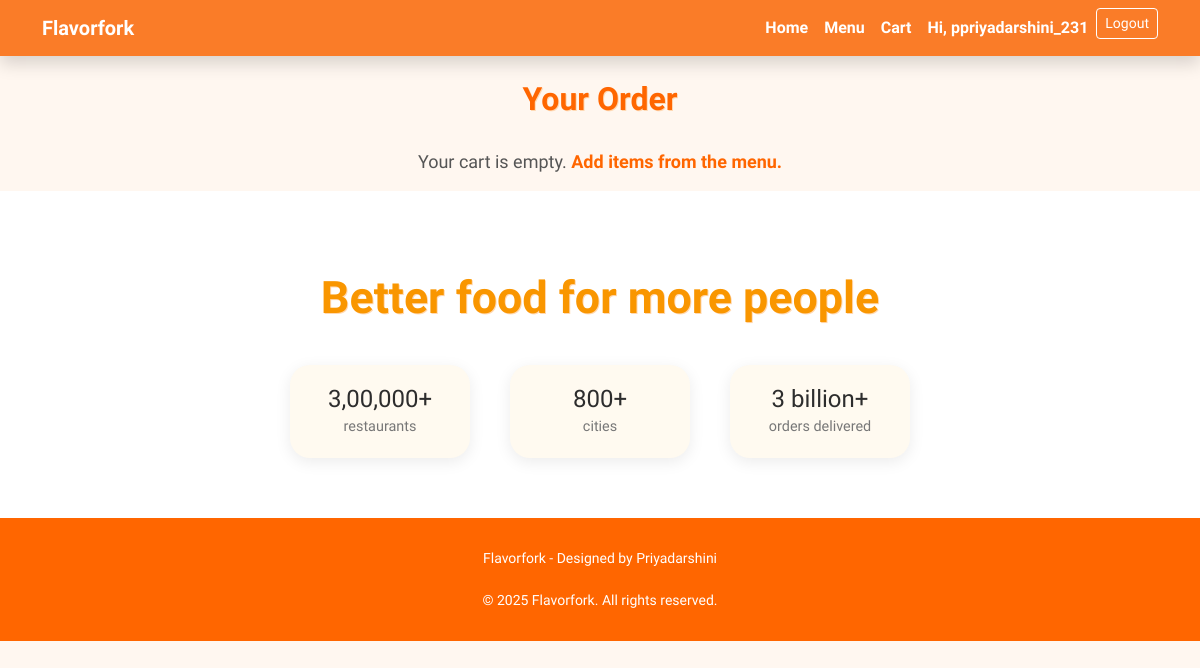
The page /cart/ (signed in) on the database as committed earlier.
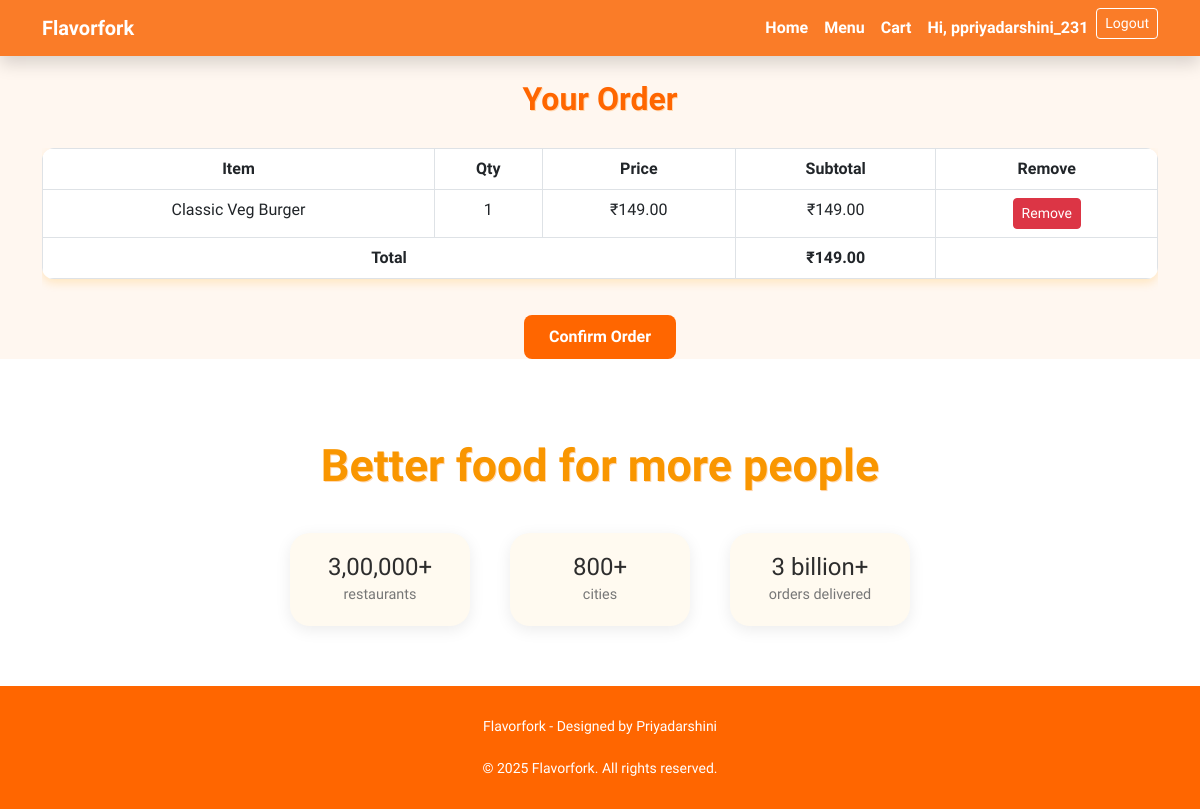
The same page on the database as committed later.
### restaurant/models.py (models this page shows, shortened)
class OrderItem(models.Model):
    order = models.ForeignKey(Order, on_delete=models.CASCADE, related_name='items')
    menu_item = models.ForeignKey(MenuItem, on_delete=models.CASCADE)
    quantity = models.PositiveIntegerField(default=1)
    def subtotal(self):
        return self.menu_item.price * self.quantity

class MenuItem(models.Model):
    CATEGORY_CHOICES = [
        ('starter', 'Starter'),
        ('fastfood', 'Fast Food'),
        ('main', 'Main Course'),
        ('dessert', 'Dessert'),
        ('drink', 'Drink'),
    ]
    name = models.CharField(max_length=100)
    description = models.TextField(blank=True)
    price = models.DecimalField(max_digits=6, decimal_places=2)
    image = models.ImageField(upload_to='menu_images/', blank=True, null=True)
    is_available = models.BooleanField(default=True)
    category = models.CharField(max_length=20, choices=CATEGORY_CHOICES, default='main')

### restaurant/views.py (the view)
# urls.py: path('cart/', views.view_cart, name='view_cart'),
@login_required
def view_cart(request):
    order = Order.objects.filter(user=request.user, is_ordered=False).first()
    cart_items = order.items.all() if order else []
    total_price = sum(item.subtotal() for item in cart_items)
    return render(request, 'restaurant/order.html', {
        'cart_items': cart_items,
        'total_price': total_price
    })

### restaurant/templates/restaurant/order.html (shortened to what this page needs)
{% extends 'restaurant/base.html' %}
{% block content %}
<h2>Your Order</h2>
{% if cart_items %}
<div class="table-responsive">
    <table class="table table-bordered text-center">
        <thead>
            <tr>
                <th>Item</th>
                <th>Qty</th>
                <th>Price</th>
                <th>Subtotal</th>
                <th>Remove</th>
            </tr>
        </thead>
        <tbody>
            {% for item in cart_items %}
            <tr>
                <td>{{ item.menu_item.name }}</td>
                <td>{{ item.quantity }}</td>
                <td>₹{{ item.menu_item.price }}</td>
                <td>₹{{ item.subtotal }}</td>
                <td>
                    <a href="{% url 'remove_from_cart' item.id %}" class="btn btn-sm btn-danger">Remove</a>
                </td>
            </tr>
            {% endfor %}
            <tr>
                <td colspan="3"><strong>Total</strong></td>
                <td><strong>₹{{ total_price }}</strong></td>
                <td></td>
            </tr>
        </tbody>
    </table>
</div>
<div class="text-center">
    <a href="{% url 'checkout' %}" class="btn btn-orange">Confirm Order</a>
</div>
{% else %}
<p>Your cart is empty. <a href="{% url 'menu' %}">Add items from the menu.</a></p>
{% endif %}
{% endblock %}

Rows that differ between the two databases and show on the page:
added OrderItem: menu_item.name "Classic Veg Burger", quantity "1", menu_item.price "149.00", subtotal "149.00"
Other text that changed with them:
{{ total_price }}: (not shown) → "149.00"
text no longer shown: "Your cart is empty. Add items from the menu."
text now shown: "Item Qty Price Subtotal Remove Total ₹ Confirm Order"
